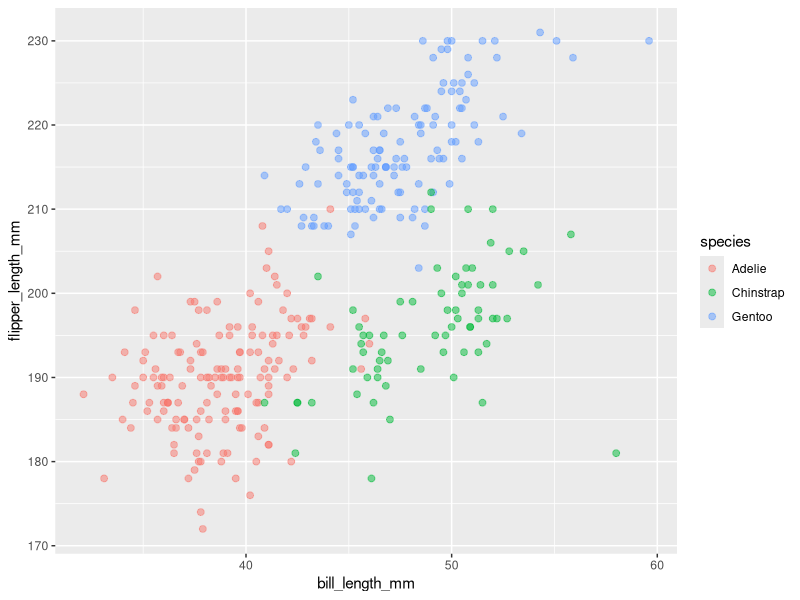
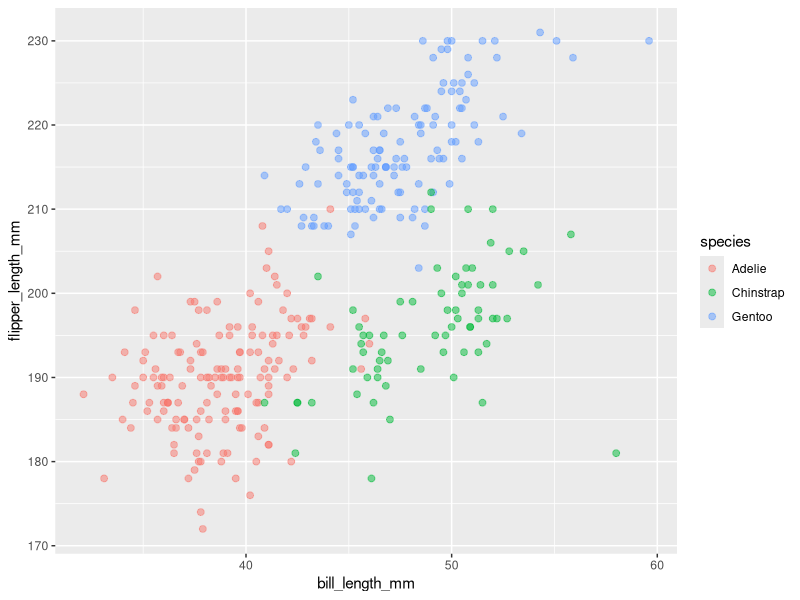

Reproduce these figures in R, in order.
## ---- chunk 1
library(tidyverse)
tibble(
  x = rnorm(10), 
  norm_samp = rnorm(10, mean = 1),
  norm_samp_pos = norm_samp > 0,
  char_vector = (c("fall", "is", "here","finally","and", "the", "leaves", "will","be", "pretty")),
  y <- factor(c("1", "1", "1", "1", "1", "1", "1", "1", "2", "3"))
)
## ---- chunk 2
data("penguins", package = "palmerpenguins")
## ---- chunk 3
nrow(penguins)
## ---- chunk 4
ncol(penguins)
## ---- chunk 5
mean(pull(penguins, flipper_length_mm), na.rm = TRUE)
## ---- chunk 6
ggplot(penguins, aes (x = bill_length_mm, y = flipper_length_mm, color = species)) + geom_point(alpha = 0.5, size = 2)
## ---- chunk 7
ggsave("scatter_plot.pdf", height = 4, width = 6)
